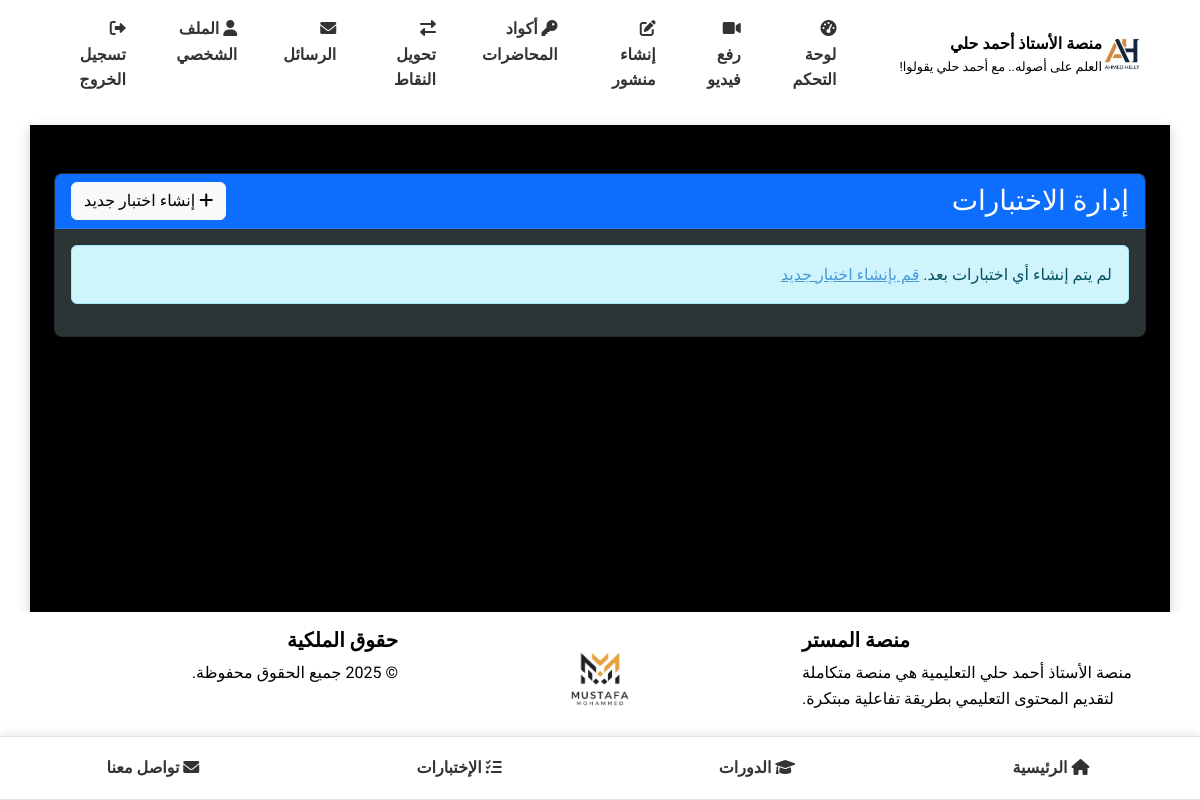
/admin/tests (signed in), run on an earlier commit of the app's database.
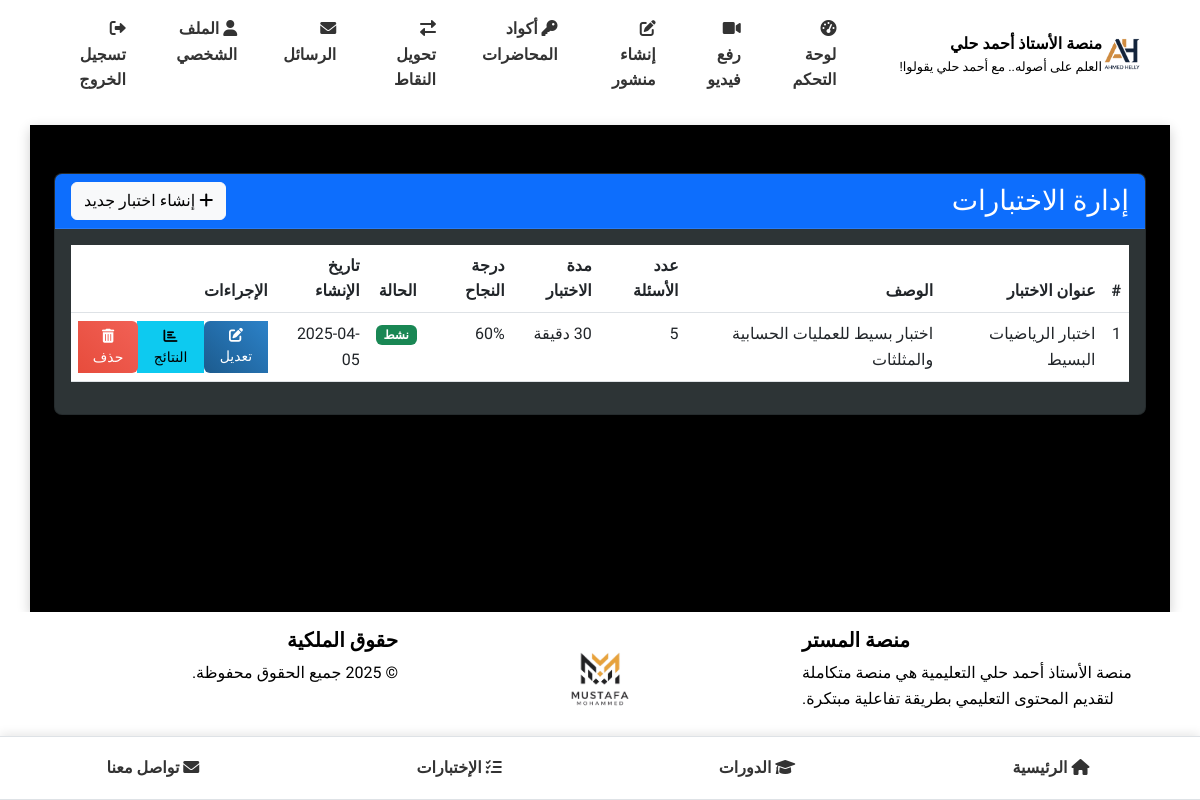
And on a later commit of the database.
### models.py (models this page shows, shortened)
class Test(db.Model):
    __tablename__ = 'tests'
    id = db.Column(db.Integer, primary_key=True)
    title = db.Column(db.String(100), nullable=False)
    description = db.Column(db.Text, nullable=True)
    created_by = db.Column(db.Integer, db.ForeignKey('users.id'), nullable=False)
    created_at = db.Column(db.DateTime, default=datetime.utcnow)
    is_active = db.Column(db.Boolean, default=True)
    time_limit_minutes = db.Column(db.Integer, default=30)  # Time limit in minutes
    passing_score = db.Column(db.Integer, default=60)  # Passing score percentage
    questions = db.relationship('TestQuestion', backref='test', lazy='dynamic', cascade='all, delete-orphan')
    attempts = db.relationship('TestAttempt', backref='test', lazy='dynamic')
    creator = db.relationship('User', backref=db.backref('created_tests', lazy='dynamic'))

### routes.py (the view)
@admin_bp.route('/tests')
@login_required
def manage_tests():
    if not current_user.is_admin():
        abort(403)
    tests = Test.query.order_by(Test.created_at.desc()).all()
    return render_template('admin/tests.html', tests=tests)

### app.py (called while the page is built)
    @login_manager.user_loader
    def load_user(user_id):
        return User.query.get(int(user_id))

### models.py (called while the page is built)
    def is_admin(self):
        return self.role == 'admin'

### routes.py (called while the page is built)
@app.context_processor
def inject_now():
    return {'now': datetime.now()}

### templates/admin/tests.html (shortened to what this page needs)
{% extends 'base.html' %}
{% block content %}
<div class="container mt-4">
    <div class="row">
        <div class="col-md-12">
            <div class="card shadow">
                <div class="card-header bg-primary text-white d-flex justify-content-between align-items-center">
                    <h3 class="card-title mb-0">إدارة الاختبارات</h3>
                    <a href="{{ url_for('admin.create_test') }}" class="btn btn-light">
                        <i class="fas fa-plus"></i> إنشاء اختبار جديد
                    </a>
                </div>
                <div class="card-body">
                    {% if tests %}
                        <div class="table-responsive">
                            <table class="table table-hover">
                                <thead>
                                    <tr>
                                        <th>#</th>
                                        <th>عنوان الاختبار</th>
                                        <th>الوصف</th>
                                        <th>عدد الأسئلة</th>
                                        <th>مدة الاختبار</th>
                                        <th>درجة النجاح</th>
                                        <th>الحالة</th>
                                        <th>تاريخ الإنشاء</th>
                                        <th>الإجراءات</th>
                                    </tr>
                                </thead>
                                <tbody>
                                    {% for test in tests %}
                                        <tr>
                                            <td>{{ loop.index }}</td>
                                            <td>{{ test.title }}</td>
                                            <td>{{ test.description|truncate(50) }}</td>
                                            <td>{{ test.questions.count() }}</td>
                                            <td>{{ test.time_limit_minutes }} دقيقة</td>
                                            <td>{{ test.passing_score }}%</td>
                                            <td>
                                                {% if test.is_active %}
                                                    <span class="badge bg-success">نشط</span>
                                                {% else %}
                                                    <span class="badge bg-danger">غير نشط</span>
                                                {% endif %}
                                            </td>
                                            <td>{{ test.created_at.strftime('%Y-%m-%d') }}</td>
                                            <td>
                                                <div class="btn-group">
                                                    <a href="{{ url_for('admin.edit_test', test_id=test.id) }}" class="btn btn-sm btn-primary">
                                                        <i class="fas fa-edit"></i> تعديل
                                                    </a>
                                                    <a href="{{ url_for('admin.test_results', test_id=test.id) }}" class="btn btn-sm btn-info">
                                                        <i class="fas fa-chart-bar"></i> النتائج
                                                    </a>
                                                    <button type="button" class="btn btn-sm btn-danger"
                                                        data-bs-toggle="modal"
                                                        data-bs-target="#deleteModal{{ test.id }}">
                                                        <i class="fas fa-trash-alt"></i> حذف
                                                    </button>
                                                </div>
                                            </td>
                                        </tr>
                                    {% endfor %}
                                </tbody>
                            </table>
                        </div>
                    {% else %}
                        <div class="alert alert-info">
                            لم يتم إنشاء أي اختبارات بعد. <a href="{{ url_for('admin.create_test') }}">قم بإنشاء اختبار جديد</a>
                        </div>
                    {% endif %}
                </div>
            </div>
        </div>
    </div>
</div>
{% endblock %}

### templates/base.html (shortened to what this page needs)
<!DOCTYPE html>
<html lang="ar" data-bs-theme="light">
<head>
    <link rel="stylesheet" href="https://cdn.jsdelivr.net/npm/bootstrap@5.3.0/dist/css/bootstrap.min.css">
    <link rel="stylesheet" href="https://cdnjs.cloudflare.com/ajax/libs/font-awesome/6.0.0/css/all.min.css">
    <link rel="stylesheet" href="{{ url_for('static', filename='css/style.css') }}">
</head>
<body>
    <header>
        <nav class="navbar navbar-expand-lg bg-white-custom">
            <div class="container">
                <a class="navbar-brand" href="{{ url_for('main.index') }}" style="display: flex; align-items: center;">
                    <img src="{{ url_for('static', filename='img/ahmed-helly-logo.png') }}" alt="شعار الأستاذ أحمد حلي" height="40">
                    <div class="d-flex flex-column">
                        <span style="font-size: 1rem; color: #000; font-weight: bold;">منصة الأستاذ أحمد حلي</span>
                        <small class="d-none d-md-block" style="font-size: 0.8rem; color: #000;">العلم على أصوله.. مع أحمد حلي يقولوا!</small>
                    </div>
                </a>
                <div class="collapse navbar-collapse navbar-custom" id="navbarNav">
                    <ul class="navbar-nav">
                        {% if current_user.is_authenticated %}
                            {% if current_user.role == 'admin' %}
                                <li class="nav-item">
                                    <a class="nav-link {% if request.path.startswith('/admin/dashboard') %}active{% endif %}" href="{{ url_for('admin.dashboard') }}">
                                        <i class="fas fa-tachometer-alt"></i> لوحة التحكم
                                    </a>
                                </li>
                                <li class="nav-item">
                                    <a class="nav-link {% if request.path.startswith('/admin/upload_video') %}active{% endif %}" href="{{ url_for('admin.upload_video') }}">
                                        <i class="fas fa-video"></i> رفع فيديو
                                    </a>
                                </li>
                                <li class="nav-item">
                                    <a class="nav-link {% if request.path.startswith('/admin/create_post') %}active{% endif %}" href="{{ url_for('admin.create_post') }}">
                                        <i class="fas fa-edit"></i> إنشاء منشور
                                    </a>
                                </li>
                                <li class="nav-item">
                                    <a class="nav-link {% if request.path.startswith('/admin/lecture_codes') %}active{% endif %}" href="{{ url_for('admin.lecture_codes') }}">
                                        <i class="fas fa-key"></i> أكواد المحاضرات
                                    </a>
                                </li>
                                <li class="nav-item">
                                    <a class="nav-link {% if request.path.startswith('/admin/transfer_points') %}active{% endif %}" href="{{ url_for('admin.transfer_points') }}">
                                        <i class="fas fa-exchange-alt"></i> تحويل النقاط
                                    </a>
                                </li>
                            {% endif %}
                            <li class="nav-item">
                                <a class="nav-link {% if request.path.startswith('/messages') %}active{% endif %}" href="{{ url_for('main.messages') }}">
                                    <i class="fas fa-envelope"></i> الرسائل
                                    {% set unread_count = current_user.received_messages.filter_by(is_read=False).count() %}
                                </a>
                            </li>
                            <li class="nav-item">
                                <a class="nav-link {% if request.path.startswith('/profile') %}active{% endif %}" href="{{ url_for('main.profile') }}">
                                    <i class="fas fa-user"></i> الملف الشخصي
                                </a>
                            </li>
                            <li class="nav-item">
                                <a class="nav-link" href="{{ url_for('main.logout') }}">
                                    <i class="fas fa-sign-out-alt"></i> تسجيل الخروج
                                </a>
                            </li>
                        {% endif %}
                    </ul>
                </div>
            </div>
        </nav>
    </header>
    <main class="container py-4 bg-dark-custom">
        {% block content %}{% endblock %}
    </main>
    <footer class="mt-auto py-3 bg-white-custom">
        <div class="container">
            <div class="row">
                <div class="col-md-4 text-start mb-3 mb-md-0">
                    <h5 class="fw-bold">منصة المستر</h5>
                    <p>منصة الأستاذ أحمد حلي التعليمية هي منصة متكاملة لتقديم المحتوى التعليمي بطريقة تفاعلية مبتكرة.</p>
                </div>
                <div class="col-md-4 text-center mb-3 mb-md-0">
                    <div class="text-dark text-decoration-none">
                        <img src="{{ url_for('static', filename='img/download.png') }}" alt="الشعار الشخصي" class="footer-logo" width="100">
                        <h5 class="mt-2 fw-bold">{{ current_user.full_name if current_user.is_authenticated else 'منصة التعليم' }}</h5>
                    </div>
                </div>
                <div class="col-md-4 text-center text-md-end mb-3 mb-md-0">
                    <h5 class="fw-bold">حقوق الملكية</h5>
                    <p>&copy; {{ now.year }} جميع الحقوق محفوظة.</p>
                </div>
            </div>
        </div>
    </footer>
    <div class="bottom-links">
        <a href="{{ url_for('main.index') }}"><i class="fas fa-home me-1"></i> الرئيسية</a>
        <a href="#"><i class="fas fa-graduation-cap me-1"></i> الدورات</a>
        {% if current_user.is_authenticated %}
            {% if current_user.role == 'admin' %}
                <a href="{{ url_for('admin_tests.manage_tests') }}"><i class="fas fa-tasks me-1"></i> الإختبارات</a>
            {% else %}
                <a href="{{ url_for('student_tests.available_tests') }}"><i class="fas fa-tasks me-1"></i> الإختبارات</a>
            {% endif %}
        {% else %}
            <a href="{{ url_for('main.login') }}"><i class="fas fa-tasks me-1"></i> الإختبارات</a>
        {% endif %}
        <a href="#"><i class="fas fa-envelope me-1"></i> تواصل معنا</a>
    </div>
</body>
</html>

### static/css/style.css (style rules this page uses)
:root { --primary-color: #2c82c9; --primary-light: #4a9ad8; --primary-dark: #1c5b8e; --secondary-color: #27ae60; --secondary-light: #4cc482; --secondary-dark: #208e4e; --accent-color: #e67e22; --accent-light: #f4a261; --accent-dark: #c26620; --danger-color: #e74c3c; --text-light: #f8f9fa; --text-dark: #343a40; --bg-light: #ffffff; --bg-dark: #000000; --bg-card: #2d3436; --bg-card-dark: #222; --header-height: 80px; }
body { direction: rtl; text-align: right; font-family: 'Tajawal', 'Segoe UI', Tahoma, Geneva, Verdana, sans-serif; line-height: 1.6; color: #333; background-color: var(--bg-light); transition: background-color 0.3s ease; display: flex; flex-direction: column; min-height: 100vh; }
main { background-color: var(--bg-dark); color: var(--text-light); border-radius: 0; box-shadow: 0 4px 12px rgba(0,0,0,0.2); padding: 20px 0; flex: 1; }
header, footer { background-color: var(--bg-light); color: var(--text-dark); }
.navbar-custom .nav-link { color: var(--text-dark) !important; margin-right: 15px; padding: 8px 15px; border-radius: 5px; transition: all 0.3s ease; font-weight: bold; }
.bottom-links { display: flex; justify-content: center; flex-wrap: wrap; padding: 1rem 0; background-color: var(--bg-light); border-top: 1px solid #dee2e6; border-bottom: 1px solid #dee2e6; }
.bottom-links a { color: var(--text-dark); text-decoration: none; padding: 0.5rem 1rem; margin: 0 0.5rem; font-weight: 500; transition: all 0.3s ease; border-radius: 4px; }
.card { animation: fadeIn 0.6s ease-out; border-radius: 8px; overflow: hidden; box-shadow: 0 4px 12px rgba(0,0,0,0.1); transition: all 0.3s ease; background-color: var(--bg-card); color: var(--text-light); }
.card .card-header { background-color: var(--bg-card-dark); color: var(--text-light); border-bottom: 1px solid rgba(255,255,255,0.1); }
.btn { transition: all 0.3s ease; border-radius: 6px; font-weight: 500; }
.btn-primary { background: linear-gradient(45deg, var(--primary-dark), var(--primary-color)); border: none; }
.btn-danger { background: linear-gradient(45deg, var(--danger-color), #f16156); border: none; }
footer { background-color: var(--bg-light); color: var(--text-dark); padding: 2rem 0; }
.footer-logo { max-width: 120px; margin-bottom: 1rem; }
.navbar-brand img { max-height: 40px; }
.navbar-custom .nav-link { font-weight: bold; }

### templates/base.html (style rules this page uses)
body { font-family: 'Tajawal', sans-serif; }
.bg-white-custom { background-color: white !important; color: black !important; }
.bg-dark-custom { background-color: #000000 !important; color: white !important; }
.navbar-custom .nav-link { color: #333 !important; margin-left: 15px; font-weight: bold; }
.bottom-links { position: fixed; bottom: 0; left: 0; right: 0; background-color: #fff; display: flex; justify-content: space-around; padding: 10px 0; box-shadow: 0 -2px 10px rgba(0,0,0,0.1); z-index: 1000; }
.bottom-links a { color: #333; text-decoration: none; font-weight: bold; padding: 8px 12px; border-radius: 20px; transition: all 0.3s ease; }

What changed in the data, as far as the page shows it:
added Test: title "اختبار الرياضيات البسيط", description "اختبار بسيط للعمليات الحسابية والمثلثات", questions.count "5", passing_score "60", is_active "نشط", created_at "2025-04-05"
Also different on the page:
text no longer shown: "لم يتم إنشاء أي اختبارات بعد. قم بإنشاء اختبار جديد"
text now shown: "# عنوان الاختبار الوصف عدد الأسئلة مدة الاختبار درجة النجاح الحالة تاريخ الإنشاء الإجراءات"
